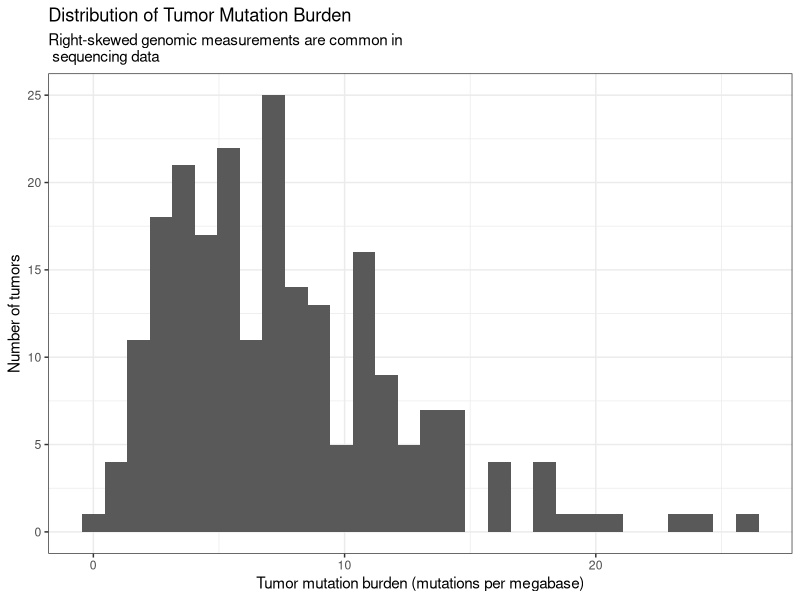
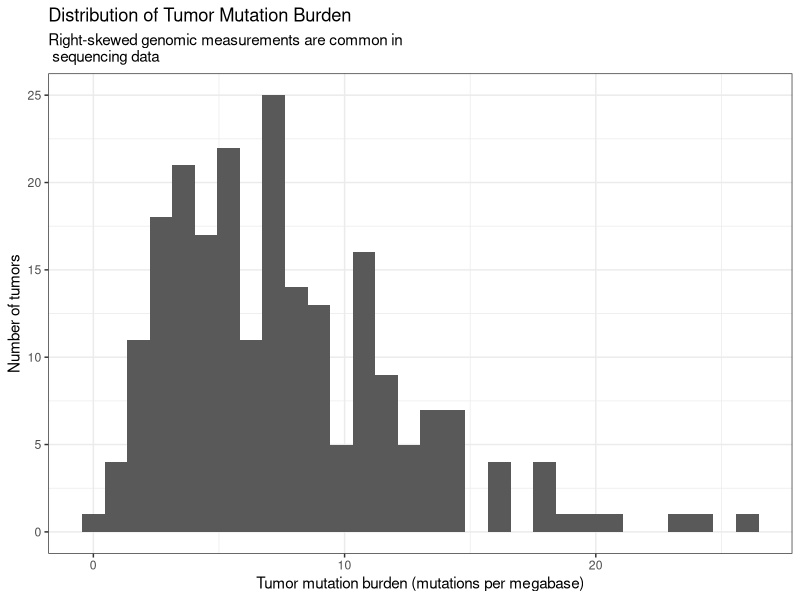
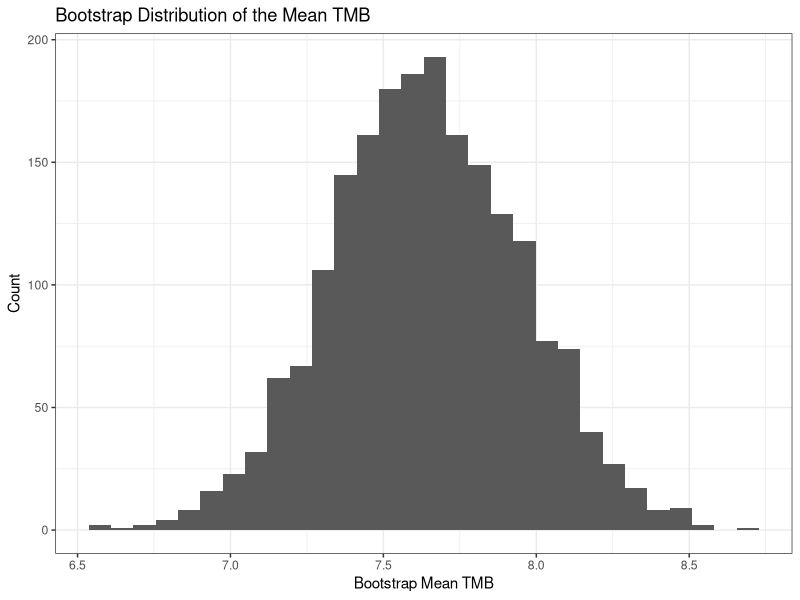
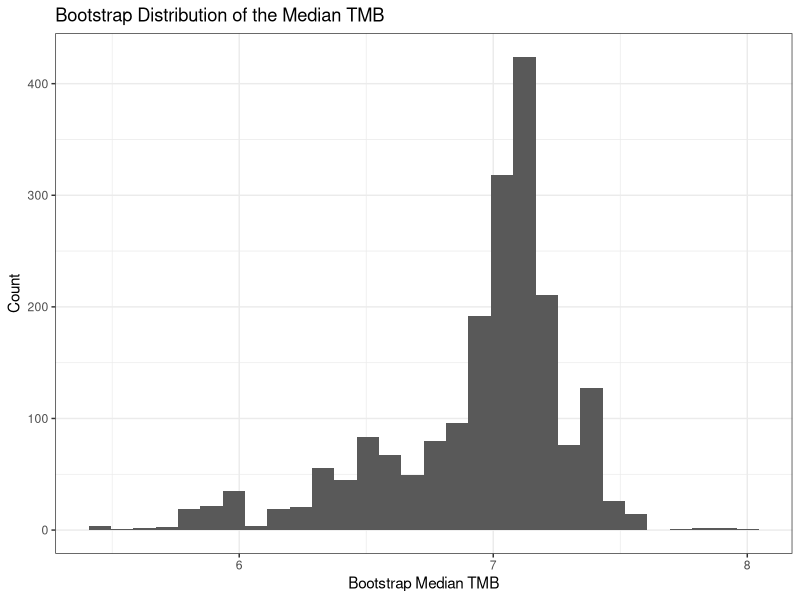

Generate these figures, in order, with R:
## ---- chunk 1
library(tidyverse)
library(broom)
library(scales)

set.seed(104)

biomarker_df <- tibble(
  id = 1:180,
  treatment = rep(c("Placebo", "Low dose", "High dose"), each = 60),
  ifng = c(
    rlnorm(60, meanlog = log(11.5), sdlog = 0.35),
    rlnorm(60, meanlog = log(15.3), sdlog = 0.38),
    rlnorm(60, meanlog = log(19.8), sdlog = 0.42)
  ),
  response = c(
    rbinom(60, 1, 0.28),
    rbinom(60, 1, 0.45),
    rbinom(60, 1, 0.62)
  ),
  infections = c(
    rpois(60, lambda = 1.4),
    rpois(60, lambda = 1.1),
    rpois(60, lambda = 0.8)
  ),
  age = round(rnorm(180, mean = 61, sd = 10)),
  bmi = round(rnorm(180, mean = 29, sd = 4.5), 1)
) |>
  mutate(
    treatment = factor(treatment, levels = c("Placebo", "Low dose", "High dose")),
    log_ifng = log(ifng)
  )

# add a small number of extreme values to motivate robust estimation
biomarker_extreme_df <- biomarker_df |>
  mutate(
    ifng_extreme = if_else(id %in% c(8, 77, 146), ifng * 4.5, ifng),
    log_ifng_extreme = log(ifng_extreme)
  )
## ---- chunk 2
library(tidyverse)

set.seed(88)

n <- 220

tmb_df <- tibble(
  patient_id = 1:n,
  
  tumor_type = sample(
    c("Lung", "Colorectal", "Melanoma", "Breast"),
    size = n,
    replace = TRUE,
    prob = c(0.30, 0.28, 0.22, 0.20)
  ),
  
  tumor_stage = sample(
    c("I", "II", "III", "IV"),
    size = n,
    replace = TRUE,
    prob = c(0.18, 0.27, 0.31, 0.24)
  ),
  
  age = round(
    rnorm(
      n,
      mean = 62,
      sd = 10
    )
  ),
  
  tmb = round(
    rgamma(
      n,
      shape = 2.4,
      scale = 3.1
    ),
    2
  ),
  
  high_tmb_status = rbinom(
    n,
    size = 1,
    prob = 0.34
  )
)

head(tmb_df, 5)
## ---- chunk 3
plot <- ggplot(
  tmb_df,
  aes(x = tmb)
) +
  geom_histogram(bins = 30) +
  labs(
    title = "Distribution of Tumor Mutation Burden",
    subtitle = "Right-skewed genomic measurements are common in \n sequencing data",
    x = "Tumor mutation burden (mutations per megabase)",
    y = "Number of tumors"
  ) +
  theme_bw()

plot
## ---- chunk 4
plot <- ggplot(
  tmb_df,
  aes(x = tmb)
) +
  geom_histogram(bins = 30) +
  labs(
    title = "Distribution of Tumor Mutation Burden",
    subtitle = "Right-skewed genomic measurements are common in \n sequencing data",
    x = "Tumor mutation burden (mutations per megabase)",
    y = "Number of tumors"
  ) +
  theme_bw()

plot
## ---- chunk 5
tmb_values <- tmb_df$tmb

head(tmb_values)
## ---- chunk 6
set.seed(100)

bootstrap_sample <- sample(
  x = tmb_values,
  size = length(tmb_values),
  replace = TRUE
)

head(bootstrap_sample)
## ---- chunk 7
mean(bootstrap_sample)
median(bootstrap_sample)
## ---- chunk 8
set.seed(222)

boot_means <- replicate(2000, {

  x_star <- sample(
    tmb_df$tmb,
    size = nrow(tmb_df),
    replace = TRUE
  )

  mean(x_star)

})

head(boot_means)
## ---- chunk 9
boot_mean_df <- tibble(
  mean_tmb = boot_means
)

plot <- ggplot(boot_mean_df, aes(x = mean_tmb)) +
  geom_histogram(bins = 30) +
  labs(
    title = "Bootstrap Distribution of the Mean TMB",
    x = "Bootstrap Mean TMB",
    y = "Count"
  ) +
  theme_bw()

plot
## ---- chunk 10
set.seed(333)

boot_medians <- replicate(2000, {

  x_star <- sample(
    tmb_df$tmb,
    size = nrow(tmb_df),
    replace = TRUE
  )

  median(x_star)

})

head(boot_medians)
## ---- chunk 11
boot_median_df <- tibble(
  median_tmb = boot_medians
)

plot <- ggplot(boot_median_df, aes(x = median_tmb)) +
  geom_histogram(bins = 30) +
  labs(
    title = "Bootstrap Distribution of the Median TMB",
    x = "Bootstrap Median TMB",
    y = "Count"
  ) +
  theme_bw()

plot
## ---- chunk 12
boot_mean_se <- sd(boot_means)
boot_median_se <- sd(boot_medians)

tibble(
  estimator = c("Mean TMB", "Median TMB"),
  bootstrap_se = c(boot_mean_se, boot_median_se)
)
## ---- chunk 13

mean_ci <- quantile(
  boot_means,
  probs = c(0.025, 0.975)
)

median_ci <- quantile(
  boot_medians,
  probs = c(0.025, 0.975)
)

tibble(
  estimator = c("Mean TMB", "Median TMB"),
  lower_95_ci = c(mean_ci[1], median_ci[1]),
  upper_95_ci = c(mean_ci[2], median_ci[2])
)
